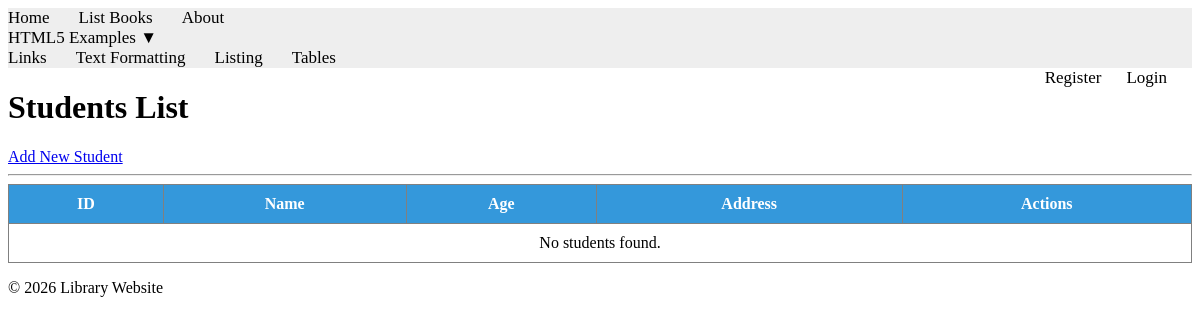
Before: /books/students/ with the older database file.
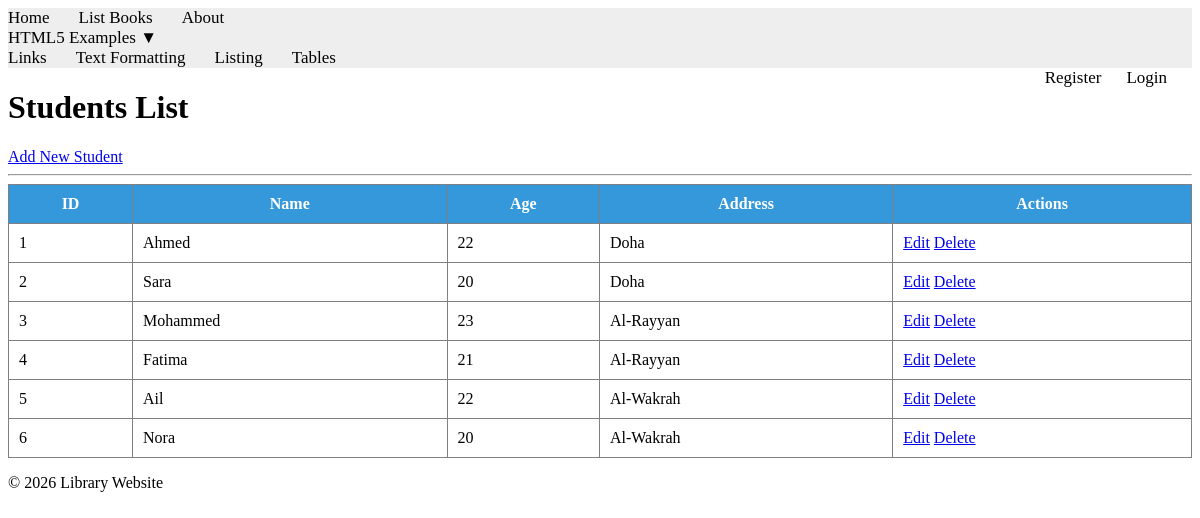
After: the same page with the newer database file.
### apps/bookmodule/models.py (models this page shows, shortened)
class Student2(models.Model):
    name = models.CharField(max_length=100)
    age = models.IntegerField()
    address = models.ForeignKey(Address2, on_delete=models.CASCADE)

class Address2(models.Model):
    city = models.CharField(max_length=100)

### apps/bookmodule/views.py (the view)
# urls.py: path('students/', views.student_list, name="student_list"),
def student_list(request):
    students = Student2.objects.all()
    return render(request, 'bookmodule/student_list.html', {'students': students})

### apps/templates/bookmodule/student_list.html (shortened to what this page needs)
{% extends "layouts/base.html" %}
{% load static %}
{% block content %}
<div class="container">
    <h1>Students List</h1>
    <a href="{% url 'student_add' %}">Add New Student</a>
    <hr>
    <table border="1" cellpadding="10" style="width:100%; border-collapse:collapse;">
        <thead>
            <tr style="background-color:#3498db; color:white;">
                <th>ID</th>
                <th>Name</th>
                <th>Age</th>
                <th>Address</th>
                <th>Actions</th>
            </tr>
        </thead>
        <tbody>
            {% for student in students %}
            <tr>
                <td>{{ student.id }}</td>
                <td>{{ student.name }}</td>
                <td>{{ student.age }}</td>
                <td>{{ student.address.city }}</td>
                <td>
                    <a href="{% url 'student_edit' student.id %}">Edit</a>
                    <a href="{% url 'student_delete' student.id %}" onclick="return confirm('Are you sure?')">Delete</a>
                </td>
            </tr>
            {% empty %}
            <tr>
                <td colspan="5" style="text-align:center;">No students found.</td>
            </tr>
            {% endfor %}
        </tbody>
    </table>
</div>
{% endblock content %}

### apps/templates/layouts/base.html (shortened to what this page needs)
{% load static %}
<!DOCTYPE html>
<html>
<head>
    <link rel="stylesheet" href="{% static 'styles.css' %}">
    <link rel="stylesheet" href="https://cdnjs.cloudflare.com/ajax/libs/font-awesome/4.7.0/css/font-awesome.min.css">
</head>
<body>
{% include "includes/header.html" %}
{% block content %}
{% endblock content %}
{% include "includes/footer.html" %}
</body>
</html>

### apps/templates/includes/header.html
{% with request.resolver_match.url_name as url_name %}
<div class="topnav">
    <a class="{% if url_name == 'books.index' %}active{% endif %}" href="{% url 'books.index' %}">Home</a>
    <a class="{% if url_name == 'books.list_books' %}active{% endif %}" href="{% url 'books.list_books' %}">List Books</a>
    <a class="{% if url_name == 'books.aboutus' %}active{% endif %}" href="{% url 'books.aboutus' %}">About</a>
    <div class="dropdown">
        <a class="dropbtn">HTML5 Examples ▼</a>
        <div class="dropdown-content">
            <a href="{% url 'books.html_links' %}">Links</a>
            <a href="{% url 'books.html_formatting' %}">Text Formatting</a>
            <a href="{% url 'books.html_listing' %}">Listing</a>
            <a href="{% url 'books.html_tables' %}">Tables</a>
        </div>
    </div>
    {% if user.is_authenticated %}
        <a href="{% url 'logout' %}" style="float:right;">Logout ({{ user.username }})</a>
    {% else %}
        <a href="{% url 'login' %}" style="float:right;">Login</a>
        <a href="{% url 'register' %}" style="float:right;">Register</a>
    {% endif %}
</div>
{% endwith %}

### apps/templates/includes/footer.html
<footer>
    <p>© 2026 Library Website</p>
</footer>

### apps/static/styles.css (style rules this page uses)
.topnav { background-color: #eeeeee; width: 100%; }
.topnav a { color: #000000; text-align: center; margin-right: 25px; text-decoration: none; font-size: 17px; }

Changed rows visible on the page:
added Student2: id "1", name "Ahmed", age "22", address.city "Doha"
added Student2: id "2", name "Sara", age "20", address.city "Doha"
added Student2: id "3", name "Mohammed", age "23", address.city "Al-Rayyan"
added Student2: id "4", name "Fatima", age "21", address.city "Al-Rayyan"
added Student2: id "5", name "Ail", age "22", address.city "Al-Wakrah"
added Student2: id "6", name "Nora", age "20", address.city "Al-Wakrah"
Other visible differences:
text no longer shown: "No students found."
